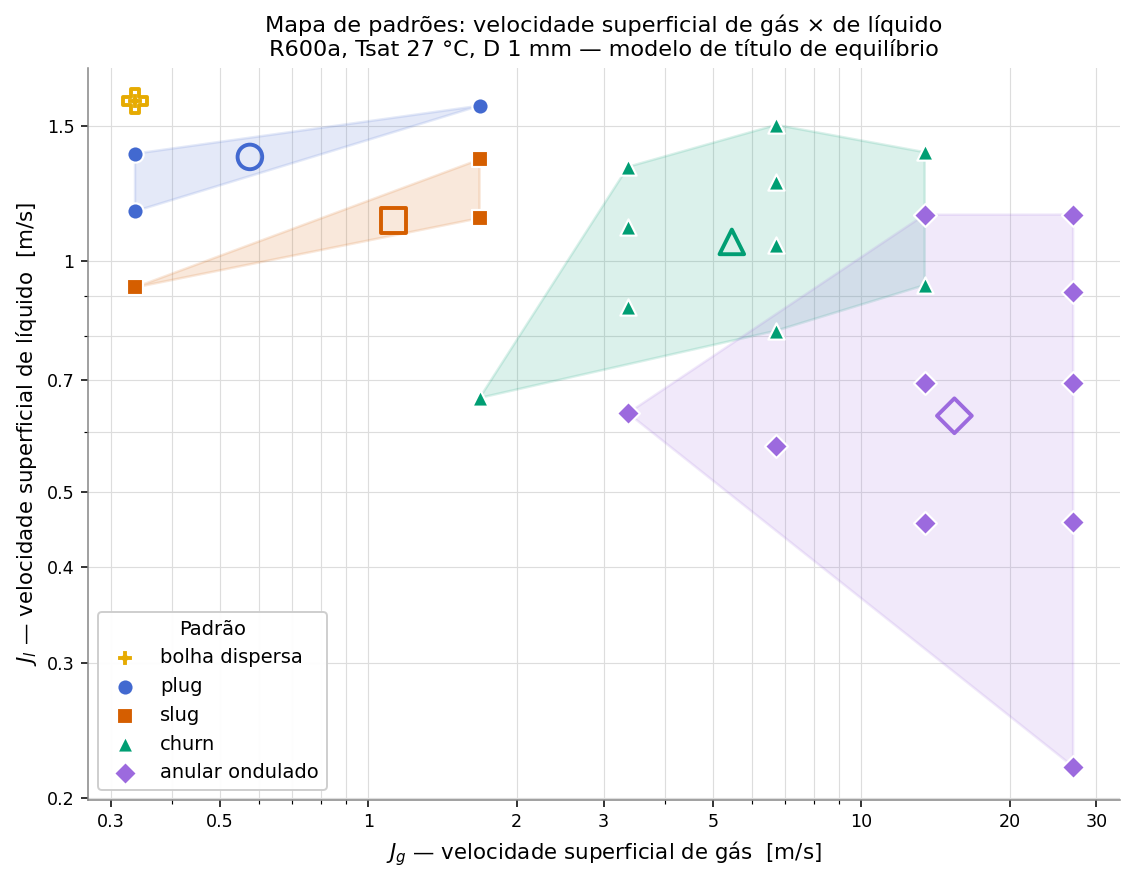

Generate this figure with Python:
#!/usr/bin/env python3
"""
v12 — Mapa de velocidades superficiais (Jg × Jl) por padrão de escoamento
===========================================================================

Objetivo
--------
Posicionar cada ensaio (mXXqYY) no plano velocidade superficial de gás (Jg) ×
velocidade superficial de líquido (Jl), agrupado por padrão de escoamento, com
clusters por padrão e uma tabela min/máx/média/mediana de Jg e Jl por padrão.

Considera-se plug, slug, churn, bolha dispersa e anular ondulado (wavy annular
+ smooth annular unificados como "wavy annular"). Descartam-se somente os
ensaios de transição com dois padrões simultâneos (plug-slug, slug-churn).

Por que não o v10
-----------------
O v10 tentou obter velocidade a partir do deslocamento óptico das imagens
(px/quadro × FPS), mas NÃO existe calibração px→mm nos dados (ScaleFactor=1.0),
então o v10 ficou preso a uma "celeridade de estrutura" em px/s — não eram Jg/Jl
físicos. O v12 abandona a rota óptica e calcula velocidades FÍSICAS a partir dos
parâmetros do ensaio (G, q″) via balanço de energia — sem precisar de calibração.

Física
------
Para cada ensaio, com A = πD²/4 e área aquecida = πD·L:

    x_out = 4·q″·L / (G·D·i_lv)          # título de vapor (equilíbrio; entrada
                                          # líquido saturado) — idêntico a Bo·4L/D
    x     = clip(x_out, 0, 1)
    Jg    = G·x       / ρ_v               # velocidade superficial de gás    [m/s]
    Jl    = G·(1 − x) / ρ_l               # velocidade superficial de líquido [m/s]

Propriedades do R600a (isobutano) a Tsat = 27 °C obtidas do CoolProp.

Limitações (declaradas honestamente — ver bloco no .md gerado)
--------------------------------------------------------------
1. x_in = 0 (entrada líquido saturado): ignora o sub-resfriamento imposto pelo
   pré-aquecedor. Logo x é uma estimativa de EQUILÍBRIO (limite superior), não
   medida. Não há temperatura de entrada nos dados brutos para corrigir.
2. G se cancela em Jg: como x ∝ q″/G, Jg = (4L/(D·i_lv·ρ_v))·q″ depende SÓ de q″.
   No plano Jg×Jl os 5 ensaios de mesmo q″ ficam numa linha vertical; a informação
   de G está em Jl. É propriedade conhecida do modelo de equilíbrio, não um erro.
3. x = Bo·4L/D: o título é um reescalonamento do número de ebulição do próprio
   trabalho-base; o escorregamento é ignorado (modelo homogêneo). Jg/Jl são, assim,
   ilustrativos do modelo.

Saídas (em src2/v12/)
---------------------
- velocity_map_v12.png     : PRIMÁRIO — log-log Jg×Jl, clusters por padrão
- velocity_table_v12.md    : tabela por ensaio + resumo por padrão + limitações
"""

from __future__ import annotations

import re
import sys
from pathlib import Path

import numpy as np

try:
    import matplotlib
    matplotlib.use("Agg")
    import matplotlib.pyplot as plt
    from matplotlib.lines import Line2D
    from matplotlib.patches import Polygon, Ellipse
    from matplotlib.ticker import (FixedLocator, FixedFormatter, LogLocator,
                                   MultipleLocator, NullFormatter)
except Exception as e:  # pragma: no cover
    sys.exit(f"matplotlib é necessário: {e}")

try:
    from scipy.spatial import ConvexHull
    _HAVE_SCIPY = True
except Exception:
    _HAVE_SCIPY = False

try:
    import CoolProp
    from CoolProp.CoolProp import PropsSI
except Exception as e:  # pragma: no cover
    sys.exit(
        "CoolProp é necessário para as propriedades do R600a.\n"
        "Instale com:  pip3 install CoolProp\n"
        f"(erro: {e})"
    )

# --------------------------------------------------------------------------- #
# Constantes físicas / geometria (fundamentacao.tex, metodologia.tex)
# --------------------------------------------------------------------------- #
FLUID = "R600a"            # isobutano
T_SAT = 300.15             # 27 °C em K
D = 1.0e-3                 # diâmetro interno da TS [m]
L_HEATED = 0.265           # comprimento aquecido da TS [m]
A_CROSS = np.pi * D**2 / 4.0           # área da seção [m²]
A_HEATED = np.pi * D * L_HEATED        # área aquecida (perímetro × L) [m²]

# m → fluxo mássico G [kg/(m²·s)]  (fundamentacao.tex:291; v10/void_velocity_v10.py:77)
G_MAP = {3: 380, 4: 510, 5: 640, 6: 760, 7: 890}

# --------------------------------------------------------------------------- #
# Rótulos de padrão — fonte de verdade: CLASSIFICACAO_PADRAOES_MANUAL.md
# Inclui: plug, slug, churn, bolha dispersa e anular (wavy+smooth → "wavy annular").
# Descartam-se apenas transições com dois padrões (plug-slug, slug-churn).
# --------------------------------------------------------------------------- #
RAW_LABELS = {
    "m03q01": "plug-slug",       "m03q05": "churn",
    "m03q10": "wavy annular",    "m03q20": "wavy annular",
    "m03q40": "wavy annular",    "m03q80": "smooth annular",
    "m04q01": "slug",            "m04q05": "slug-churn",
    "m04q10": "churn",           "m04q20": "churn",
    "m04q40": "wavy annular",    "m04q80": "wavy annular",
    "m05q01": "plug",            "m05q05": "slug",
    "m05q10": "churn",           "m05q20": "churn",
    "m05q40": "churn",           "m05q80": "wavy annular",
    "m06q01": "plug",            "m06q05": "slug",
    "m06q10": "churn",           "m06q20": "churn",
    "m06q40": "wavy annular",    "m06q80": "wavy annular",
    "m07q01": "dispersed bubbles", "m07q05": "plug",
    "m07q10": "slug-churn",      "m07q20": "churn",
    "m07q40": "churn",           "m07q80": "wavy annular",
}

# Normalização para os 5 padrões-alvo; None = descartar (somente transições).
def canonical_pattern(label: str):
    if label in ("plug", "slug", "churn"):
        return label
    if "annular" in label:          # wavy annular + smooth annular → wavy annular
        return "wavy annular"
    if label == "dispersed bubbles":
        return "bubble"
    return None                     # plug-slug, slug-churn

PATTERN_ORDER = ["bubble", "plug", "slug", "churn", "wavy annular"]
PATTERN_PT = {
    "bubble":       "bolha dispersa",
    "plug":         "plug",
    "slug":         "slug",
    "churn":        "churn",
    "wavy annular": "anular ondulado",
}

# Paleta categórica validada (dataviz validate_palette: ALL CHECKS PASS, light).
# Encoding secundário por marcador (CVD/impressão): nunca cor sozinha.
PALETTE = {
    "bubble":       "#e6ab02",   # âmbar
    "plug":         "#4269d0",   # azul
    "slug":         "#d55e00",   # vermelhão
    "churn":        "#009e73",   # verde
    "wavy annular": "#9c6ade",   # roxo
}
MARKERS = {"bubble": "P", "plug": "o", "slug": "s", "churn": "^", "wavy annular": "D"}

RUN_RE = re.compile(r"^m(\d{2})q(\d{2})(?:_(\d{3}))?$")


def parse_run(name: str):
    """'m05q10' ou 'm05q05_002' -> (m, q, rep).  (parse_m_q, v10:294, estendido)"""
    m = RUN_RE.match(name)
    if not m:
        return None
    return int(m.group(1)), int(m.group(2)), (m.group(3) or "001")


# --------------------------------------------------------------------------- #
# Propriedades do fluido
# --------------------------------------------------------------------------- #
def fluid_properties():
    rho_l = PropsSI("D", "T", T_SAT, "Q", 0, FLUID)
    rho_v = PropsSI("D", "T", T_SAT, "Q", 1, FLUID)
    h_l = PropsSI("H", "T", T_SAT, "Q", 0, FLUID)
    h_v = PropsSI("H", "T", T_SAT, "Q", 1, FLUID)
    i_lv = h_v - h_l
    p_sat = PropsSI("P", "T", T_SAT, "Q", 0, FLUID)
    return dict(rho_l=rho_l, rho_v=rho_v, i_lv=i_lv, p_sat=p_sat,
                coolprop_version=CoolProp.__version__)


# --------------------------------------------------------------------------- #
# Cálculo por ensaio
# --------------------------------------------------------------------------- #
def compute_runs(props):
    rho_l, rho_v, i_lv = props["rho_l"], props["rho_v"], props["i_lv"]
    rows = []
    # Enumera todas as condições mXXqYY (001) + a repetição m05q05_002.
    conditions = list(RAW_LABELS.keys()) + ["m05q05_002"]
    for cond in conditions:
        base = cond.split("_")[0]
        parsed = parse_run(cond)
        if parsed is None:
            continue
        m, q, rep = parsed
        label = RAW_LABELS[base]
        pat = canonical_pattern(label)
        if pat is None:
            rows.append(dict(run=cond, m=m, q=q, G=G_MAP[m], label=label,
                             pattern=None))           # descartado
            continue
        # m05q05_002: marcador __plug.txt conflita com a classificação (slug).
        # Resolve-se pela classificação (fonte de verdade) → slug.
        G = G_MAP[m]
        q_wm2 = q * 1e3                               # kW/m² → W/m²
        x_out = 4.0 * q_wm2 * L_HEATED / (G * D * i_lv)   # = Bo·4L/D
        x = float(np.clip(x_out, 0.0, 1.0))
        Jg = G * x / rho_v
        Jl = G * (1.0 - x) / rho_l
        mdot = G * A_CROSS                            # vazão mássica [kg/s]
        rows.append(dict(run=cond, m=m, q=q, G=G, label=label, pattern=pat,
                         x_out=x_out, x=x, Jg=Jg, Jl=Jl, mdot=mdot))
    return rows


# --------------------------------------------------------------------------- #
# Verificações internas (falha ruidosa se violadas)
# --------------------------------------------------------------------------- #
def sanity_checks(rows, props):
    kept = [r for r in rows if r["pattern"] is not None]
    msgs = []

    # Área e vazão mássica
    assert abs(A_CROSS - 7.854e-7) < 1e-9, f"A_CROSS={A_CROSS}"
    mdot_m05 = G_MAP[5] * A_CROSS * 1e3               # g/s
    assert 0.30 <= mdot_m05 <= 0.70, f"mdot(m05)={mdot_m05:.3f} g/s fora de 0.3-0.7"
    msgs.append(f"A={A_CROSS:.3e} m²; mdot(m05)={mdot_m05:.3f} g/s  [ok]")

    # x_out extremos (bate com a verificação adversarial)
    xd = {r["run"]: r for r in rows}
    x_hi = 4 * 80e3 * L_HEATED / (G_MAP[3] * D * props["i_lv"])
    x_lo = 4 * 1e3 * L_HEATED / (G_MAP[7] * D * props["i_lv"])
    assert 0.65 <= x_hi <= 0.72, f"x_out(m03q80)={x_hi:.3f}"
    assert x_lo < 0.01, f"x_out(m07q01)={x_lo:.4f}"
    msgs.append(f"x_out: m03q80={x_hi:.3f} (máx), m07q01={x_lo:.4f} (mín)  [ok]")

    # Monotonicidade: x sobe com q (G fixo) e desce com G (q fixo)
    for m in G_MAP:
        xs = [(r["q"], r["x_out"]) for r in kept if r["m"] == m]
        xs.sort()
        vals = [v for _, v in xs]
        assert all(a <= b + 1e-12 for a, b in zip(vals, vals[1:])), \
            f"x não-monotônico em q para m={m}: {xs}"
    msgs.append("x monotônico ↑ com q″ (G fixo)  [ok]")

    # G cancela em Jg: mesmo q″ → mesmo Jg (dentro do clip)
    byq = {}
    for r in kept:
        if r["x"] < 1.0:                              # fora do clip
            byq.setdefault(r["q"], []).append(r["Jg"])
    for q, jgs in byq.items():
        if len(jgs) > 1:
            assert max(jgs) - min(jgs) < 1e-6 * max(jgs), \
                f"Jg varia em q={q}: {jgs}"
    msgs.append("Jg idêntico entre runs de mesmo q″ (cancelamento de G)  [ok]")

    # Contagem
    n_by = {p: sum(1 for r in kept if r["pattern"] == p) for p in PATTERN_ORDER}
    assert n_by == {"bubble": 1, "plug": 3, "slug": 4, "churn": 10, "wavy annular": 10}, n_by
    assert len(kept) == 28, f"n mantidos={len(kept)}"
    msgs.append(f"ensaios: {n_by} (total {len(kept)}); descartados "
                f"{len(rows)-len(kept)}  [ok]")
    return msgs


# --------------------------------------------------------------------------- #
# Clusters: casca convexa com fallback (elipse 1.5σ / segmento)
# --------------------------------------------------------------------------- #
def _draw_cluster(ax, pts, color, logx=False, logy=False):
    """Desenha a região do cluster em pts (array Nx2, em coords de dados)."""
    P = np.asarray(pts, float)
    # trabalha no espaço em que os eixos vivem (log se aplicável) p/ hull/elipse
    Q = P.copy()
    if logx:
        Q[:, 0] = np.log10(Q[:, 0])
    if logy:
        Q[:, 1] = np.log10(Q[:, 1])

    def to_data(xy):
        xy = np.asarray(xy, float).copy()
        if logx:
            xy[..., 0] = 10 ** xy[..., 0]
        if logy:
            xy[..., 1] = 10 ** xy[..., 1]
        return xy

    n = len(Q)
    # degenerado: <3 pontos OU todos colineares → elipse 1.5σ (ou segmento)
    degenerate = n < 3
    if not degenerate and _HAVE_SCIPY:
        area = 0.0
        try:
            area = ConvexHull(Q).volume   # 2D → área
        except Exception:
            degenerate = True
        if area < 1e-9:
            degenerate = True

    if not degenerate and _HAVE_SCIPY:
        hull = ConvexHull(Q)
        poly = to_data(Q[hull.vertices])
        ax.add_patch(Polygon(poly, closed=True, facecolor=color, alpha=0.14,
                             edgecolor=color, linewidth=1.3, zorder=1))
    else:
        # fallback: elipse de covariância 1.5σ no espaço (log-)transformado
        mu = Q.mean(axis=0)
        if n >= 2:
            cov = np.cov(Q.T)
            cov = np.atleast_2d(cov)
            if cov.shape == (2, 2) and np.all(np.isfinite(cov)):
                vals, vecs = np.linalg.eigh(cov)
                vals = np.clip(vals, 1e-6, None)
                order = vals.argsort()[::-1]
                vals, vecs = vals[order], vecs[:, order]
                ang = np.degrees(np.arctan2(vecs[1, 0], vecs[0, 0]))
                w, h = 2 * 1.5 * np.sqrt(vals)
                # elipse precisa de centro em coords de dados; aproxima via patch
                # desenhado no espaço transformado não é trivial → usa transform
                cx, cy = to_data(mu)
                # Para log, uma elipse "visual" é desenhada em torno do centro
                # usando a transformação de eixos; aqui aproximamos por um
                # polígono amostrado da elipse no espaço transformado.
                t = np.linspace(0, 2 * np.pi, 60)
                ell = np.column_stack([w / 2 * np.cos(t), h / 2 * np.sin(t)])
                R = np.array([[np.cos(np.radians(ang)), -np.sin(np.radians(ang))],
                              [np.sin(np.radians(ang)),  np.cos(np.radians(ang))]])
                ell = (ell @ R.T) + mu
                ax.add_patch(Polygon(to_data(ell), closed=True, facecolor=color,
                                     alpha=0.12, edgecolor=color, linewidth=1.1,
                                     linestyle="--", zorder=1))


def _scatter_by_pattern(ax, rows, xkey, ykey, logx, logy):
    for pat in PATTERN_ORDER:
        pr = [r for r in rows if r["pattern"] == pat]
        if not pr:
            continue
        xs = np.array([r[xkey] for r in pr], float)
        ys = np.array([r[ykey] for r in pr], float)
        c = PALETTE[pat]
        _draw_cluster(ax, np.column_stack([xs, ys]), c, logx=logx, logy=logy)
        ax.scatter(xs, ys, s=70, marker=MARKERS[pat], facecolor=c,
                   edgecolor="white", linewidth=1.1, zorder=3,
                   label=PATTERN_PT[pat])
        # centroide (média geométrica em log)
        cx = 10 ** np.mean(np.log10(xs)) if logx else xs.mean()
        cy = 10 ** np.mean(np.log10(ys)) if logy else ys.mean()
        ax.scatter([cx], [cy], s=160, marker=MARKERS[pat], facecolor="none",
                   edgecolor=c, linewidth=2.0, zorder=4)


def _style_axes(ax):
    ax.grid(True, which="both", color="#dddddd", linewidth=0.6, zorder=0)
    ax.set_axisbelow(True)
    for s in ("top", "right"):
        ax.spines[s].set_visible(False)
    for s in ("left", "bottom"):
        ax.spines[s].set_color("#888888")


def plot_velocity_map(rows, props, outpath):
    kept = [r for r in rows if r["pattern"] is not None]
    # piso em Jg para segurança no eixo log (runs q01 ~ monofásico)
    jg_pos = [r["Jg"] for r in kept if r["Jg"] > 0]
    floor = min(jg_pos) * 0.5
    for r in kept:
        r["Jg_plot"] = max(r["Jg"], floor)

    fig, ax = plt.subplots(figsize=(8.2, 6.4), dpi=140)
    _scatter_by_pattern(ax, kept, "Jg_plot", "Jl", logx=True, logy=True)
    ax.set_xscale("log")
    ax.set_yscale("log")

    # Eixos log com MAIS marcações: ticks maiores rotulados nos valores físicos
    # relevantes + ticks menores (minor) em toda a década para leitura fina.
    jg_major = [0.3, 0.5, 1, 2, 3, 5, 10, 20, 30]
    jl_major = [0.2, 0.3, 0.4, 0.5, 0.7, 1.0, 1.5, 2.0]
    ax.xaxis.set_major_locator(FixedLocator(jg_major))
    ax.xaxis.set_major_formatter(FixedFormatter([f"{v:g}" for v in jg_major]))
    ax.yaxis.set_major_locator(FixedLocator(jl_major))
    ax.yaxis.set_major_formatter(FixedFormatter([f"{v:g}" for v in jl_major]))
    for axis in (ax.xaxis, ax.yaxis):
        axis.set_minor_locator(LogLocator(base=10.0, subs=np.arange(2, 10) * 0.1,
                                          numticks=100))
        axis.set_minor_formatter(NullFormatter())
    ax.tick_params(axis="both", which="major", labelsize=9)

    ax.set_xlabel(r"$J_g$ — velocidade superficial de gás  [m/s]", fontsize=11)
    ax.set_ylabel(r"$J_l$ — velocidade superficial de líquido  [m/s]", fontsize=11)
    ax.set_title("Mapa de padrões: velocidade superficial de gás × de líquido\n"
                 "R600a, Tsat 27 °C, D 1 mm — modelo de título de equilíbrio",
                 fontsize=11.5)
    _style_axes(ax)
    leg = ax.legend(title="Padrão", frameon=True, framealpha=0.95,
                    loc="lower left", fontsize=10)
    leg.get_frame().set_edgecolor("#cccccc")
    fig.tight_layout()
    fig.savefig(outpath, bbox_inches="tight")
    plt.close(fig)


def plot_flux_quality_map(rows, outpath):
    kept = [r for r in rows if r["pattern"] is not None]
    fig, ax = plt.subplots(figsize=(8.2, 6.4), dpi=140)
    _scatter_by_pattern(ax, kept, "x", "G", logx=False, logy=False)

    # Mais marcações: x a cada 0.05 (minor 0.025); G nos cinco valores reais de
    # fluxo mássico, com ticks menores a cada 20.
    ax.xaxis.set_major_locator(MultipleLocator(0.05))
    ax.xaxis.set_minor_locator(MultipleLocator(0.025))
    g_vals = sorted(G_MAP.values())           # 380,510,640,760,890
    ax.yaxis.set_major_locator(FixedLocator(g_vals))
    ax.yaxis.set_major_formatter(FixedFormatter([f"{v:g}" for v in g_vals]))
    ax.yaxis.set_minor_locator(MultipleLocator(20))
    ax.set_xlim(left=-0.01)
    ax.tick_params(axis="both", which="major", labelsize=9)

    ax.set_xlabel(r"Título de vapor de equilíbrio  $x$  [-]", fontsize=11)
    ax.set_ylabel(r"Fluxo mássico  $G$  [kg/(m²·s)]", fontsize=11)
    ax.set_title("Cross-check honesto: fluxo mássico × título de vapor\n"
                 "(G é eixo independente — sem o cancelamento do mapa Jg×Jl)",
                 fontsize=11.5)
    _style_axes(ax)
    leg = ax.legend(title="Padrão", frameon=True, framealpha=0.95,
                    loc="upper right", fontsize=10)
    leg.get_frame().set_edgecolor("#cccccc")
    fig.tight_layout()
    fig.savefig(outpath, bbox_inches="tight")
    plt.close(fig)


# --------------------------------------------------------------------------- #
# Tabela / relatório
# --------------------------------------------------------------------------- #
def _stats(vals):
    a = np.asarray(vals, float)
    return a.min(), a.max(), a.mean(), np.median(a)


def write_report(rows, props, msgs, outpath):
    kept = [r for r in rows if r["pattern"] is not None]
    dropped = [r for r in rows if r["pattern"] is None]

    L = []
    ap = L.append
    ap("# v12 — Velocidades superficiais (Jg, Jl) por padrão de escoamento\n")
    ap("Mapa de padrões de escoamento no plano velocidade superficial de gás "
       "(Jg) × velocidade superficial de líquido (Jl), com clusters por padrão. "
       "Padrões incluídos: **bolha dispersa, plug, slug, churn e anular ondulado**.\n")

    ap("## Propriedades do R600a (isobutano) a Tsat = 27 °C")
    ap(f"- Fonte: **CoolProp {props['coolprop_version']}** (`PropsSI`, fluido `R600a`)")
    ap(f"- ρ_l = **{props['rho_l']:.2f} kg/m³**  ·  ρ_v = **{props['rho_v']:.3f} kg/m³**")
    ap(f"- i_lv = **{props['i_lv']/1e3:.2f} kJ/kg**  ·  P_sat = {props['p_sat']/1e5:.3f} bar")
    ap(f"- Geometria: D = 1,0 mm · L_aquecido = 0,265 m · A = {A_CROSS:.3e} m²\n")

    ap("## Modelo")
    ap("```")
    ap("x_out = 4·q″·L / (G·D·i_lv)     (título de equilíbrio; entrada líquido saturado)")
    ap("Jg    = G·x / ρ_v              Jl = G·(1−x) / ρ_l")
    ap("```\n")

    # ---- tabela por ensaio ----
    ap("## Por ensaio")
    ap("| Ensaio | Padrão | G [kg/m²s] | q″ [kW/m²] | x [-] | Jg [m/s] | Jl [m/s] |")
    ap("|--------|--------|-----------:|-----------:|------:|---------:|---------:|")
    for r in sorted(kept, key=lambda r: (PATTERN_ORDER.index(r["pattern"]),
                                          r["G"], r["q"])):
        ap(f"| {r['run']} | {PATTERN_PT[r['pattern']]} | {r['G']} | {r['q']} | "
           f"{r['x']:.4f} | {r['Jg']:.3f} | {r['Jl']:.4f} |")
    ap("")

    # ---- resumo por padrão ----
    ap("## Resumo por padrão (min / máx / média / mediana)")
    ap("| Padrão | n | Jg min | Jg máx | Jg média | Jg mediana | "
       "Jl min | Jl máx | Jl média | Jl mediana |")
    ap("|--------|--:|-------:|-------:|---------:|-----------:|"
       "-------:|-------:|---------:|-----------:|")
    for pat in PATTERN_ORDER:
        pr = [r for r in kept if r["pattern"] == pat]
        jg = _stats([r["Jg"] for r in pr])
        jl = _stats([r["Jl"] for r in pr])
        ap(f"| {PATTERN_PT[pat]} | {len(pr)} | "
           f"{jg[0]:.3f} | {jg[1]:.3f} | {jg[2]:.3f} | {jg[3]:.3f} | "
           f"{jl[0]:.4f} | {jl[1]:.4f} | {jl[2]:.4f} | {jl[3]:.4f} |")
    ap("")

    # ---- descartados ----
    ap("## Ensaios descartados (transições com dois padrões simultâneos)")
    for r in sorted(dropped, key=lambda r: r["run"]):
        ap(f"- `{r['run']}` — {r['label']}")
    ap("")
    ap("> `m05q05_002`: o arquivo-marcador diz `__plug.txt`, mas a classificação "
       "manual (fonte de verdade) rotula m05q05 como **slug**; adotou-se **slug** "
       "(G e q″ idênticos a m05q05_001, logo mesma velocidade).\n")

    # ---- limitações ----
    ap("## Limitações (honestas)")
    ap("1. **x_in = 0 (entrada líquido saturado):** ignora o sub-resfriamento do "
       "pré-aquecedor. x é estimativa de **equilíbrio (limite superior)**, não medida; "
       "não há temperatura de entrada nos dados brutos para corrigir. Consequência: "
       "ensaios anulares saem com x≈0,3–0,68 — abaixo do esperado (alto vazio) para o rótulo.")
    ap("2. **G se cancela em Jg:** como x ∝ q″/G, Jg = (4L/(D·i_lv·ρ_v))·q″ depende "
       "**só de q″**. No plano Jg×Jl os ensaios de mesmo q″ alinham-se numa vertical; "
       "a informação de G está em Jl. Ensaio m07q01 (bolha) tem q″=1 kW/m², logo "
       "Jg=0,336 m/s — mesma posição horizontal que m05q01 e m06q01 (plug), separados "
       "somente por Jl (G diferente).")
    ap("3. **x = Bo·4L/D:** o título é um reescalonamento do número de ebulição do "
       "trabalho-base (de Oliveira et al. 2021); o **escorregamento é ignorado** (modelo "
       "homogêneo). Logo Jg/Jl são ilustrativos do modelo, não velocidades medidas.")
    ap("4. Ensaios q01 (q″=1 kW/m²) dão x≈0,004–0,006 (≈ monofásico); mantidos com "
       "piso em Jg para o eixo log.\n")

    # ---- verificações ----
    ap("## Verificações internas executadas")
    for m in msgs:
        ap(f"- {m}")
    ap("")

    Path(outpath).write_text("\n".join(L), encoding="utf-8")


# --------------------------------------------------------------------------- #
def main():
    here = Path(__file__).resolve().parent
    props = fluid_properties()
    print(f"CoolProp {props['coolprop_version']}: rho_l={props['rho_l']:.2f} "
          f"rho_v={props['rho_v']:.3f} i_lv={props['i_lv']/1e3:.2f} kJ/kg "
          f"Psat={props['p_sat']/1e5:.3f} bar")

    rows = compute_runs(props)
    msgs = sanity_checks(rows, props)
    for m in msgs:
        print("  ✔", m)

    plot_velocity_map(rows, props, here / "velocity_map_v12.png")
    write_report(rows, props, msgs, here / "velocity_table_v12.md")
    print(f"\nEscrito em {here}:")
    print("  - velocity_map_v12.png")
    print("  - velocity_table_v12.md")


if __name__ == "__main__":
    main()
